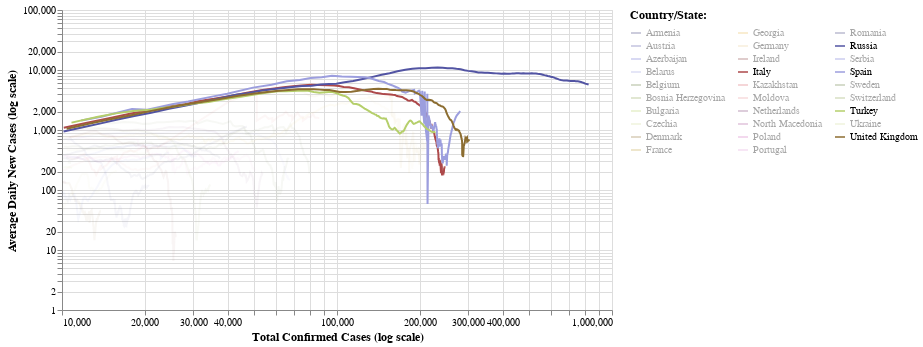

The notebook cell saved with this chart:
### Markdown cell above
## Europe

### Code cell
#hide_input
make_chart(df_europe)

### Figure 1 — Vega-Lite specification as saved in the notebook (floating-point values rounded to 4 significant figures; data arrays with more than 128 entries replaced by an {"elided": "..."} marker saying what was removed)
{"config": {"view": {"continuousWidth": 400, "continuousHeight": 300}, "axis": {"labelFontSize": 10, "titleFontSize": 12}, "legend": {"labelFontSize": 10, "titleFontSize": 12}}, "data": {"name": "data-9173422b11c260b405aac849d402fa7a"}, "mark": "line", "encoding": {"color": {"type": "nominal", "field": "country", "legend": {"columns": 3, "symbolLimit": 29, "title": "Country/State:"}, "scale": {"scheme": "category20b"}}, "opacity": {"condition": {"value": 1, "selection": "selector005"}, "value": 0.05}, "tooltip": [{"type": "nominal", "field": "country"}, {"type": "temporal", "field": "date"}, {"type": "quantitative", "field": "confirmed"}, {"type": "quantitative", "field": "daily_new_abs"}, {"type": "quantitative", "field": "daily_new_avg"}], "x": {"type": "quantitative", "field": "confirmed", "scale": {"type": "log"}, "title": "Total Confirmed Cases (log scale)"}, "y": {"type": "quantitative", "field": "daily_new_avg", "scale": {"type": "log"}, "title": "Average Daily New Cases (log scale)"}}, "selection": {"selector005": {"type": "multi", "bind": "legend", "fields": ["country"], "init": [{"country": "Russia"}, {"country": "United Kingdom"}, {"country": "Spain"}, {"country": "Italy"}, {"country": "Turkey"}]}}, "width": 550, "$schema": "https://vega.github.io/schema/vega-lite/v4.8.1.json", "datasets": {"data-9173422b11c260b405aac849d402fa7a": {"elided": "2646 records"}}}
